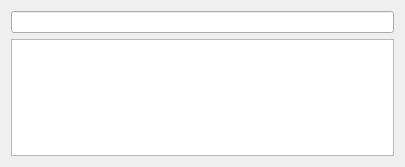
<?xml version="1.0" encoding="UTF-8"?>
<ui version="4.0">
 <class>EditableIncidentWidget</class>
 <widget class="QWidget" name="EditableIncidentWidget">
  <property name="geometry">
   <rect>
    <x>0</x>
    <y>0</y>
    <width>405</width>
    <height>167</height>
   </rect>
  </property>
  <property name="windowTitle">
   <string>Form</string>
  </property>
  <layout class="QGridLayout" name="gridLayout">
   <item row="0" column="0">
    <widget class="QLineEdit" name="lineEdit_incident"/>
   </item>
   <item row="1" column="0">
    <widget class="QTextEdit" name="textEdit_incident"/>
   </item>
  </layout>
 </widget>
 <resources/>
 <connections/>
</ui>
